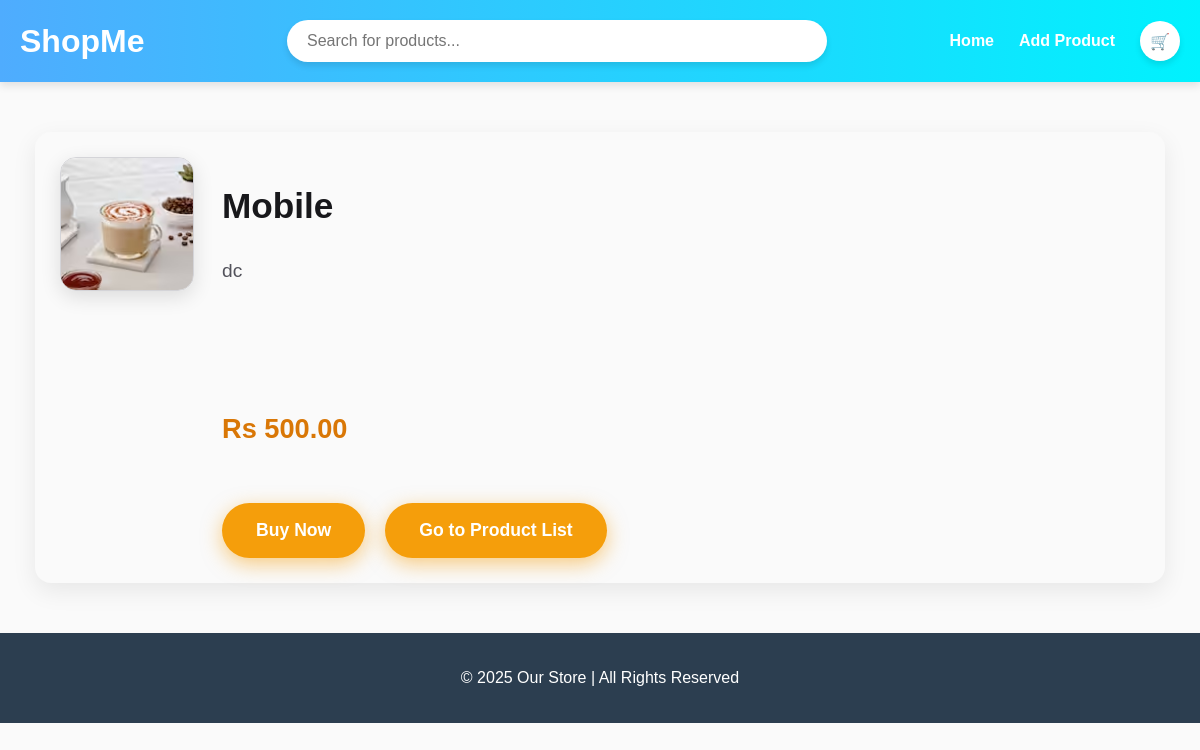
The app's page /product-detail/47/ with its own data.
### core/models.py (models this page shows, shortened)
class Product(models.Model):
    name = models.CharField(max_length=255)
    description = models.TextField()
    price = models.DecimalField(max_digits=10, decimal_places=2)
    image = models.ImageField(upload_to='products/')
    created_at = models.DateTimeField(auto_now_add=True)
    updated_at = models.DateTimeField(auto_now=True)

### core/views.py (the view)
# urls.py: path('product-detail/<int:pk>/', ProductDetailView.as_view(), name='product-detail-page'),
class ProductDetailView(DetailView):
    model = Product
    template_name = 'detail.html'
    context_object_name = 'product'

### core/templates/detail.html (shortened to what this page needs)
{% extends "base.html" %}
{% block content %}
<div class="container">
    <div class="main-image">
        <img src="{{ product.image.url }}" alt="{{ product.name }}">
    </div>
    <div class="product-details">
        <h2>{{ product.name }}</h2>
        <p class="product-description">{{ product.description }}</p>
        <p class="price">Rs {{ product.price }}</p>
        <div class="buttons">
            <a href="{% url 'buy-now-product' pk=product.id %}">Buy Now</a>
            <a href="{% url 'product-list-page' %}">Go to Product List</a>
        </div>
    </div>
</div>
{% endblock %}

### templates/base.html (style rules this page uses)
body { font-family: 'Arial', sans-serif; margin: 0; padding: 0; background-color: #211f1f; color: #f3e7e7; }

### core/templates/detail.html (style rules this page uses)
:root { --zinc-50: #fafafa; --zinc-100: #f4f4f5; --zinc-200: #e4e4e7; --zinc-300: #d4d4d8; --zinc-400: #a1a1aa; --zinc-500: #71717a; --zinc-600: #52525b; --zinc-700: #3f3f46; --zinc-800: #27272a; --zinc-900: #18181b; --accent-light: #f59e0b; --accent-dark: #d97706; --bg-light: var(--zinc-50); --bg-dark: var(--zinc-900); --text-light: var(--zinc-900); --text-dark: var(--zinc-50); }
body.light-theme { background-color: var(--bg-light); color: var(--text-light); }
body.light-theme .container { width: 90%; margin: 50px auto; display: flex; flex-direction: row; justify-content: center; gap: 30px; background-color: var(--zinc-50); padding: 25px; border-radius: 16px; box-shadow: 0 8px 25px rgba(0, 0, 0, 0.08); }
body.light-theme .image-gallery img, body.light-theme .main-image img { border-radius: 12px; border: 1.5px solid var(--zinc-300); cursor: pointer; transition: transform 0.3s ease, border-color 0.3s ease; }
body.light-theme .main-image img { max-width: 400px; width: 100%; border-radius: 16px; box-shadow: 0 6px 20px rgba(0, 0, 0, 0.12); }
body.light-theme .product-details { flex: 2; display: flex; flex-direction: column; justify-content: space-between; color: var(--zinc-900); }
body.light-theme .product-details h2 { font-size: 2.2rem; margin-bottom: 12px; font-weight: 700; }
body.light-theme .product-details p.product-description { font-size: 1.2rem; color: var(--zinc-600); margin-bottom: 100px; line-height: 1.5; }
body.light-theme .price { font-size: 1.7rem; font-weight: bold; color: var(--accent-dark); }
body.light-theme .buttons { display: flex; gap: 20px; margin-top: 30px; }
body.light-theme .buttons a { display: inline-block; background-color: var(--accent-light); color: white; padding: 17px 34px; font-size: 1.1rem; font-weight: 700; text-decoration: none; border-radius: 50px; box-shadow: 0 6px 20px rgba(246, 158, 11, 0.5); transition: background-color 0.3s ease, transform 0.3s ease, box-shadow 0.3s ease; text-align: center; }

### records on screen
Product: image (picture), name "Mobile", description "dc", price "500.00"
